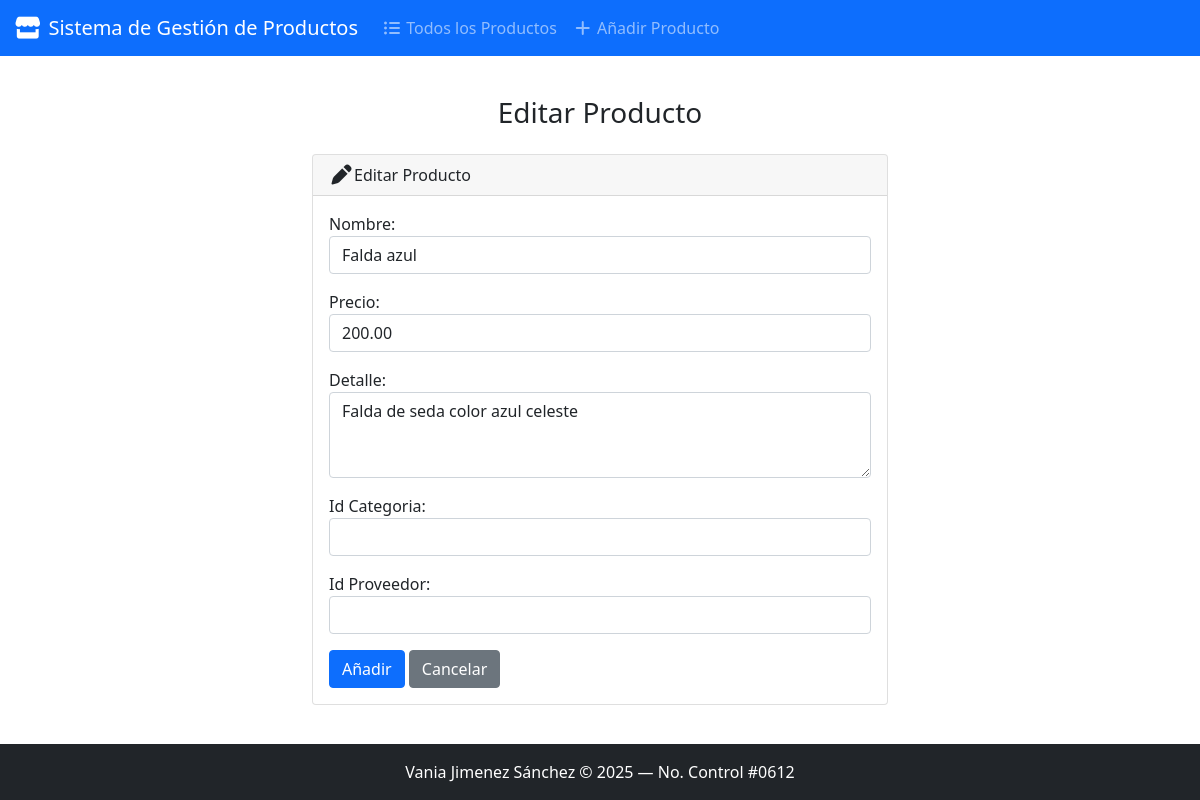
Page /edit/2/ on the committed database.
### productos/models.py (models this page shows, shortened)
class Producto(models.Model):
    id_producto = models.AutoField(primary_key=True)
    nombre = models.CharField(max_length=50)
    precio = models.DecimalField(max_digits=10, decimal_places=2)
    detalle = models.CharField(max_length=100)
    id_categoria = models.IntegerField()
    id_proveedor = models.IntegerField()

### productos/views.py (the view)
# urls.py: path('edit/<int:id>/', views.edit, name='edit'),
def edit(request, id):
    producto = get_object_or_404(Producto, pk=id)
    success = False
    if request.method == 'POST':
        form = ProductoForm(request.POST, instance=producto)
        if form.is_valid():
            form.save()
            success = True
    else:
        form = ProductoForm(instance=producto)
    return render(request, 'productos/edit.html', {
        'form': form,
        'success': success
    })

### productos/forms.py
class ProductoForm(forms.ModelForm):
    class Meta:
        model = Producto
        fields = ['nombre', 'precio', 'detalle', 'id_categoria', 'id_proveedor']
        labels = {
            'nombre': 'Nombre',
            'precio': 'Precio',
            'detalle': 'Detalle',
            'id_categoria': 'Id Categoria',
            'id_proveedor': 'Id Proveedor',
        }
        widgets = {
            'nombre': forms.TextInput(attrs={'class': 'form-control'}),
            'precio': forms.NumberInput(attrs={'class': 'form-control'}),
            'detalle': forms.Textarea(attrs={'class': 'form-control', 'rows': 3}),
            'id_categoria': forms.Select(attrs={'class': 'form-control'}),
            'id_proveedor': forms.Select(attrs={'class': 'form-control'}),
        }

### productos/templates/productos/edit.html (shortened to what this page needs)
{% extends "productos/base.html" %}
{% block body %}
<h3 class="text-center m-4">Editar Producto</h3>
<div class="row justify-content-center">
    <div class="col-6">
        <div class="card mb-3">
            <div class="card-header">
                <i class="fa-solid fa-pen fa-lg"></i>Editar Producto</div>
            <div class="card-body">
                <form method="POST">
                    {{ form.as_p }}
                    <button type="submit" class="btn btn-primary">Añadir</button>
                    <a href="{% url 'index' %}" class="btn btn-secondary">Cancelar</a>
                </form>
            </div>
        </div>
    </div>
</div>
{% endblock %}

### rows in the picture
Producto: nombre "Falda azul", precio "200.00", detalle "Falda de seda color azul celeste"
